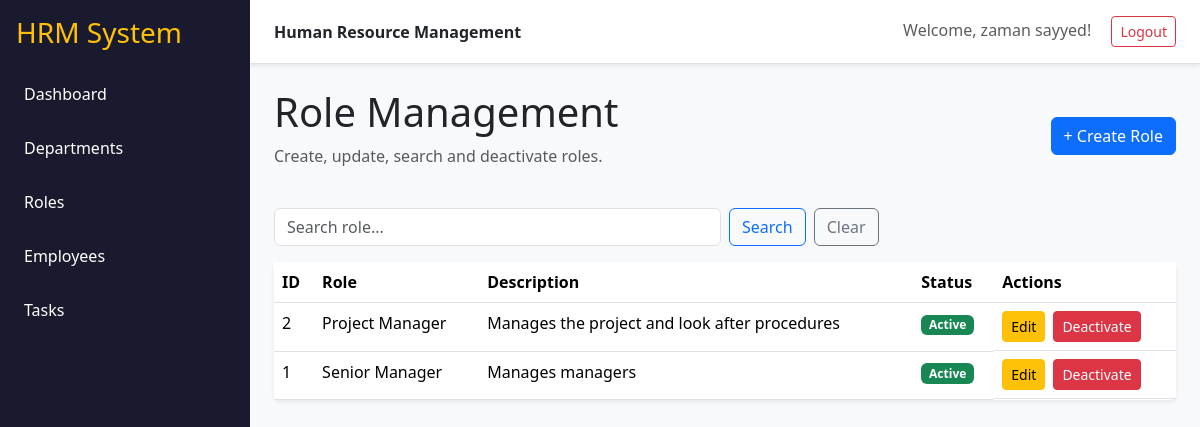
/roles (signed in), run on the app's committed database.
### tables this page shows
CREATE TABLE role (
            role_id INTEGER PRIMARY KEY AUTOINCREMENT,
            role_name VARCHAR(100) NOT NULL UNIQUE,
            description VARCHAR(300),
            created_at DATETIME NOT NULL,
            updated_at DATETIME NOT NULL,
            status INTEGER NOT NULL DEFAULT 1
        );

### app.py (the view)
@app.route("/roles")
@login_required
def roles():
    search = request.args.get("search", "").strip()
    conn = get_db()
    if search:
        rows = conn.execute("""
            SELECT * FROM role
            WHERE role_name LIKE ? OR description LIKE ?
            ORDER BY role_id DESC
        """, (f"%{search}%", f"%{search}%")).fetchall()
    else:
        rows = conn.execute(
            "SELECT * FROM role ORDER BY role_id DESC"
        ).fetchall()
    conn.close()
    return render_template("roles.html", roles=rows, search=search)

### app.py (called while the page is built)
def login_required(f):
    @wraps(f)
    def decorated_function(*args, **kwargs):
        if 'employee_id' not in session:
            return redirect(url_for('login'))
        return f(*args, **kwargs)
    return decorated_function

def get_db():
    conn = sqlite3.connect(DB_NAME)
    conn.row_factory = sqlite3.Row
    return conn

### templates/roles.html (shortened to what this page needs)
{% extends "base.html" %}
{% block content %}
<div class="d-flex justify-content-between align-items-center mb-4">
    <div>
        <h1>Role Management</h1>
        <p class="text-muted">Create, update, search and deactivate roles.</p>
    </div>
    <a class="btn btn-primary" href="{{ url_for('create_role') }}">+ Create Role</a>
</div>
<form class="row g-2 mb-3" method="get">
    <div class="col-md-6">
        <input class="form-control" name="search" value="{{ search }}"
               placeholder="Search role...">
    </div>
    <div class="col-auto">
        <button class="btn btn-outline-primary">Search</button>
    </div>
    <div class="col-auto">
        <a class="btn btn-outline-secondary" href="{{ url_for('roles') }}">Clear</a>
    </div>
</form>
<div class="card shadow-sm">
<div class="table-responsive">
<table class="table table-hover mb-0">
    <thead>
        <tr>
            <th>ID</th>
            <th>Role</th>
            <th>Description</th>
            <th>Status</th>
            <th>Actions</th>
        </tr>
    </thead>
    <tbody>
    {% for r in roles %}
        <tr>
            <td>{{ r.role_id }}</td>
            <td>{{ r.role_name }}</td>
            <td>{{ r.description or "-" }}</td>
            <td>
                {% if r.status %}
                    <span class="badge text-bg-success">Active</span>
                {% else %}
                    <span class="badge text-bg-secondary">Inactive</span>
                {% endif %}
            </td>
            <td class="d-flex gap-2">
                <a class="btn btn-sm btn-warning"
                   href="{{ url_for('edit_role', role_id=r.role_id) }}">Edit</a>
                <form method="post"
                      action="{{ url_for('toggle_role', role_id=r.role_id) }}"
                      onsubmit="return confirm('Are you sure you want to change this role status?');">
                    <button class="btn btn-sm btn-danger">
                        {{ "Deactivate" if r.status else "Activate" }}
                    </button>
                </form>
            </td>
        </tr>
    {% else %}
        <tr><td colspan="5" class="text-center p-4">No roles found.</td></tr>
    {% endfor %}
    </tbody>
</table>
</div>
</div>
{% endblock %}

### static/css/style.css (style rules this page uses)
body { background: #f6f8fb; }
.card { border: 0; }

### data on the page
role: role_id "2", role_name "Project Manager", description "Manages the project and look after procedures", shows "Active", status "Deactivate"
role: role_id "1", role_name "Senior Manager", description "Manages managers", shows "Active", status "Deactivate"

### other printed values
{{ session.get('name', 'User') }} "zaman sayyed"
